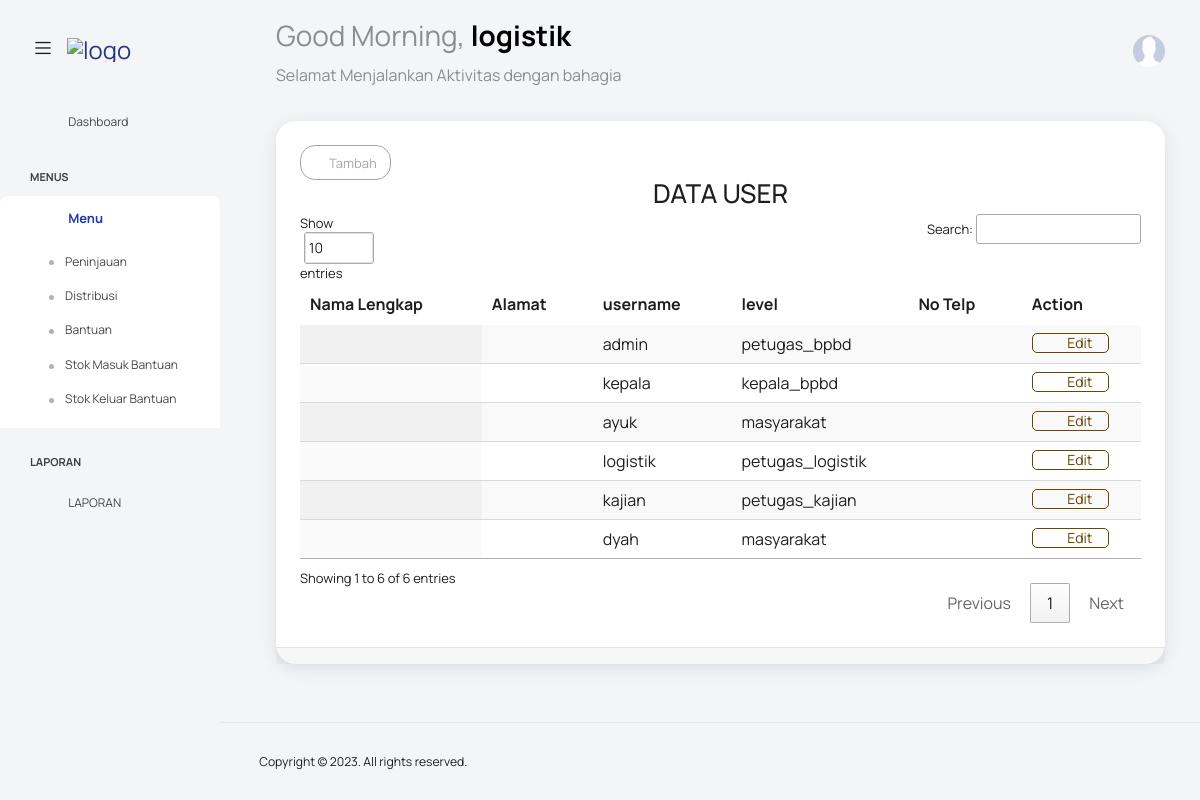
Before: /?user=user (signed in) with the older database file.
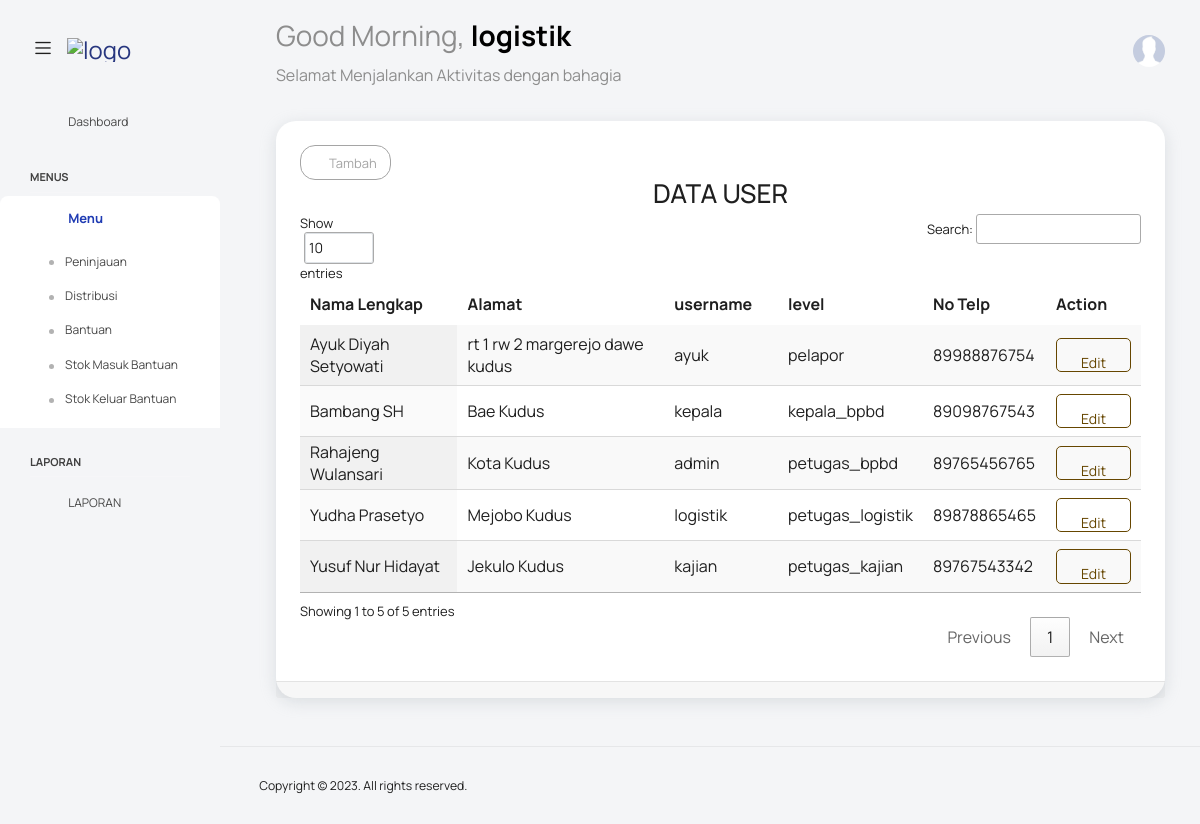
After: the same page with the newer database file.
### tables this page shows
CREATE TABLE `user` (
  `id_user` int(11) NOT NULL,
  `username` varchar(100) DEFAULT NULL,
  `password` varchar(100) DEFAULT NULL,
  `level` varchar(20) DEFAULT NULL
);

CREATE TABLE `petugas_bpbd` (
  `id_petugas_bpbd` int(11) NOT NULL,
  `id_user` int(11) NOT NULL,
  `nama` varchar(100) DEFAULT NULL,
  `alamat` text DEFAULT NULL,
  `no_telp` varchar(13) DEFAULT NULL
);

CREATE TABLE `kepala_bpbd` (
  `id_kepala_bpbd` int(11) NOT NULL,
  `id_user` int(11) NOT NULL,
  `nama` varchar(100) DEFAULT NULL,
  `alamat` text DEFAULT NULL,
  `no_telp` varchar(13) DEFAULT NULL
);

CREATE TABLE `petugas_kajian` (
  `id_petugas_kajian` int(11) NOT NULL,
  `id_user` int(11) NOT NULL,
  `nama` varchar(100) DEFAULT NULL,
  `alamat` text DEFAULT NULL,
  `no_telp` varchar(13) DEFAULT NULL
);

CREATE TABLE `petugas_logistik` (
  `id_petugas_logistik` int(11) NOT NULL,
  `id_user` int(11) NOT NULL,
  `nama` varchar(100) DEFAULT NULL,
  `alamat` text DEFAULT NULL,
  `no_telp` varchar(13) DEFAULT NULL
);

CREATE TABLE `pelapor` (
  `id_pelapor` int(11) NOT NULL,
  `id_user` int(11) NOT NULL,
  `id_daftar` int(11) DEFAULT NULL,
  `nama_pelapor` varchar(100) DEFAULT NULL,
  `alamat_pelapor` text DEFAULT NULL,
  `no_telp_pelapor` varchar(14) DEFAULT NULL
);

### config/config.php (called while the page is built, shortened)
<?php
class Config {
    public function UrlWeb(){
        $url = "http://localhost/pengaduan-bpbd";
        return $url;
    }
    public function TemplateAdmin($page){
        $url = $this->UrlWeb();
        include "views/partials/_header.php";
        include "views/partials/_navbar.php";
        include "views/partials/_sidebar.php";
        include $page;
        include "views/partials/_footer.php";
    }
}

### function.php (called while the page is built, shortened)
<?php
function Querybanyak($query){
    $mysqli = new mysqli("localhost","root","","pengaduan-bpbd");
    return $mysqli->query($query);
}
function Querysatudata($query){
    $koneksi = mysqli_connect("localhost","root","","pengaduan-bpbd");
    $query_cek = mysqli_query($koneksi, $query);
    return mysqli_fetch_array($query_cek, MYSQLI_BOTH);
}

### views/users/user.php (the view)
<div class="main-panel">
  <div class="content-wrapper">
    <div class="row">
      <div class="col-lg-12 grid-margin stretch-card">
        <div class="card">
          <div class="card-body">
            <div class="row">
              <div class="col-lg-12">
                <a href="<?= $url ?>?user=add" class="btn btn-sm btn-outline-secondary">
                    <i class="mdi mdi-library-plus"></i>
                    Tambah
                  </a>
              </div>
              <div class="col-lg-12 text-center">
                <h2>DATA USER</h2>
              </div>
            </div>
            <div class="table-responsive">
              <table id="myTable" class=" display">
                <thead>
                  <tr>
                    <th>
                      Nama Lengkap
                    </th>
                    <th>
                      Alamat
                    </th>
                    <th>
                      username
                    </th>
                    <th>
                      level
                    </th>
                    <th>
                      No Telp
                    </th>
                    <th>
                      Action
                    </th>
                  </tr>
                </thead>
                <tbody>
                  <?php
                      $users = Querybanyak("SELECT * FROM user");
                      foreach($users as $user){
                  ?>
                  <tr>
                    <td class="py-1">
                      <?php
                        $nama = "";
                        $no_telp = "";
                        $alamat = "";
                        switch ($user['level']){
                          case "petugas_bpbd":
                              $petugas_bpbd = Querysatudata("SELECT * FROM petugas_bpbd WHERE id_user = ".$user['id_user']." ");
                              $nama = $petugas_bpbd['nama'];
                              $no_telp = $petugas_bpbd['no_telp'];
                              $alamat = $petugas_bpbd['alamat'];
                            break;
                          case "petugas_kajian":
                              $petugas_kajian = Querysatudata("SELECT * FROM petugas_kajian WHERE id_user = ".$user['id_user']." ");
                              $nama = $petugas_kajian['nama'];
                              $no_telp = $petugas_kajian['no_telp'];
                              $alamat = $petugas_kajian['alamat'];
                            break;
                          case "petugas_logistik":
                              $petugas_logistik = Querysatudata("SELECT * FROM petugas_logistik WHERE id_user = ".$user['id_user']." ");
                              $nama = $petugas_logistik['nama'];
                              $no_telp = $petugas_logistik['no_telp'];
                              $alamat = $petugas_logistik['alamat'];
                            break;
                          case "kepala_bpbd":
                              $kepala_bpbd = Querysatudata("SELECT * FROM kepala_bpbd WHERE id_user = ".$user['id_user']." ");
                              $nama = $kepala_bpbd['nama'];
                              $no_telp = $kepala_bpbd['no_telp'];
                              $alamat = $kepala_bpbd['alamat'];
                            break;
                          case "pelapor":
                              $pelapor = Querysatudata("SELECT * FROM pelapor WHERE id_user = ".$user['id_user']." ");
                              $nama = $pelapor['nama_pelapor'];
                              $no_telp = $pelapor['no_telp_pelapor'];
                              $alamat = $pelapor['alamat_pelapor'];
                            break;
                        }
                      ?>
                      <?= $nama ?>
                    </td>
                    <td> <?= $alamat ?>
                    </td>
                    <td>
                      <?= $user['username']; ?>
                    </td>
                    <td>
                      <?= $user['level']; ?>
                    </td>
                    <td>
                      <?= $no_telp ?>
                    </td>
                    <td>
                      <a href="<?= $url ?>/?user=edit&id=<?= $user['id_user']; ?>" class="btn btn-lg btn-outline-warning btn-icon-text">
                        <i class="ti-pencil-alt"></i>
                        Edit
                      </a>
                    </td>
                  </tr>
                  <?php
                      }
                  ?>
                </tbody>
              </table>
            </div>
          </div>
          <div class="card-footer">
          </div>
        </div>
      </div>
    </div>
  </div>

Changed rows visible on the page:
removed user: username "ayuk", level "masyarakat"
removed user: username "kajian", level "petugas_kajian"
removed user: username "dyah", level "masyarakat"
shown differently, row unchanged: user "admin": petugas_bpbd.nama (not shown) → "Rahajeng Wulansari"; petugas_bpbd.alamat (not shown) → "Kota Kudus"; petugas_bpbd.no_telp (not shown) → "89765456765"
shown differently, row unchanged: user "kepala": kepala_bpbd.nama (not shown) → "Bambang SH"; kepala_bpbd.alamat (not shown) → "Bae Kudus"; kepala_bpbd.no_telp (not shown) → "89098767543"
added user: petugas_kajian.nama "Yusuf Nur Hidayat", petugas_kajian.alamat "Jekulo Kudus", username "kajian", level "petugas_kajian", petugas_kajian.no_telp "89767543342"
shown differently, row unchanged: user "logistik": petugas_logistik.nama (not shown) → "Yudha Prasetyo"; petugas_logistik.alamat (not shown) → "Mejobo Kudus"; petugas_logistik.no_telp (not shown) → "89878865465"
added user: pelapor.nama_pelapor "Ayuk Diyah Setyowati", pelapor.alamat_pelapor "rt 1 rw 2 margerejo dawe kudus", username "ayuk", level "pelapor", pelapor.no_telp_pelapor "89988876754"
Other visible differences:
text written by a page script: "Show entries Search: Showing 1 to 6 of 6 entries Previous 1 Next" → "Show entries Search: Showing 1 to 5 of 5 entries Previous 1 Next"
